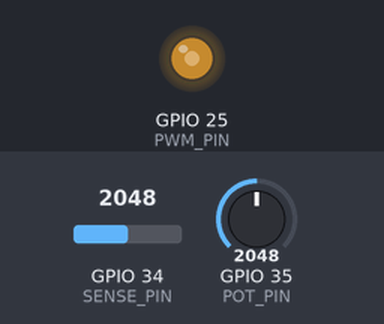
Recording of a sketch running on a simulated ESP32. Parts: output pins drawn as LEDs (lit = HIGH). Inputs (shaded band) come from the test bench; at power-on: GPIO 35 (POT_PIN) = 2048, GPIO 34 (SENSE_PIN) = 2048 (analog values on the 0–4095 scale). Pins used as bus, display or sensor lines are not drawn; what the sketch prints to the serial monitor is not drawn.

Above: at 1.3 s.
1.4 s: GPIO 35 (POT_PIN) set to 2866
At 2.6 s:
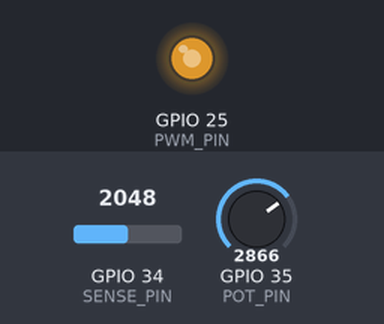
3.2 s: GPIO 35 (POT_PIN) set to 4095
At 4.2 s:
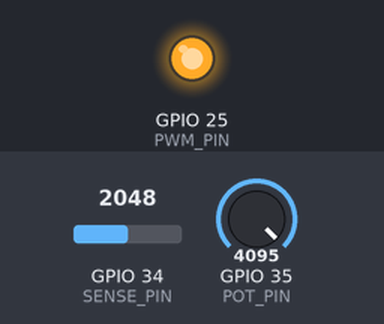
5.0 s: GPIO 35 (POT_PIN) set to 491
At 6.1 s:
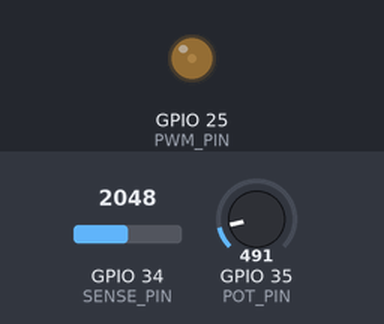
6.9 s: GPIO 35 (POT_PIN) set to 0
At 7.1 s:
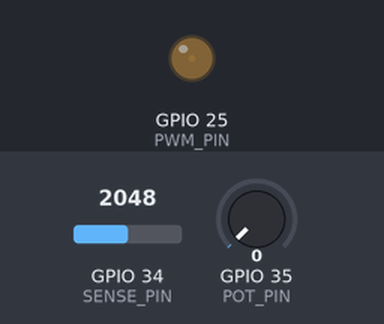
Timing chart, 0 to 9.6 s (numbered marks = the images above; inputs shaded):
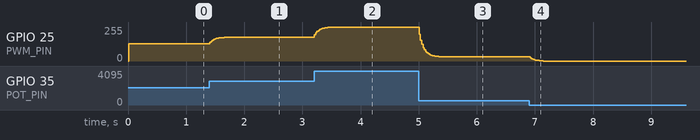

The sketch:

ESP32_POT_PWM_LED_DSO_GPIO34_FINAL.ino
```cpp
/*
  FINAL ESP32 PWM DSO FIRMWARE: ESP32 potentiometer -> PWM LED -> 2 real scopes
  Target board: classic ESP32 DevKit / ESP32-WROOM-32 (GPIO34, GPIO35).

  POTENTIOMETER (10 kohm):
    GPIO26 (OUTPUT HIGH ~3.3V) -- 10k potentiometer outer terminal
    GPIO35 -------------------- potentiometer CENTER / WIPER
    GND ----------------------- other outer terminal

  LED:
    GPIO25 -- 330 ohm -- LED ANODE (+)
    LED CATHODE (-) --------- GND

  PWM measurement for Python DSO:
    GPIO25 ---- 1k R1 -----+---- GPIO34
                           |
                          1k R2
                           |
                          GND

  Real Tektronix DSO: CH1 probe tip -> GPIO25, ground clip -> ESP32 GND.

  GPIO25 output = 100 Hz PWM, duty follows potentiometer 0..100%.
  Note: the two GPIO34 divider resistors are EACH 1k ohm;
  the LED needs its own 330-ohm to 1k-ohm current-limiting resistor.
  GPIO34 reads true PWM through the 1k/1k divider.
  Reported voltage to Python DSO = 2 x measured ADC input voltage.

  Python DSO: Serial, 921600 baud, CH1 1 V/div, 5 ms/div,
  trigger rising 1.65V, reset any previous non-unity channel gain.

  Compatible with Arduino-ESP32 core 2.x and 3.x.
  GPIO26 is for powering ONLY the 10k potentiometer; not external loads.
*/

#include <Arduino.h>
#include <esp_timer.h>
#include <esp_arduino_version.h>
#include <freertos/FreeRTOS.h>
#include <freertos/task.h>
#include <freertos/queue.h>

// ---------- Easy-to-change configuration ----------
constexpr int POT_POWER_PIN = 26; // GPIO is HIGH to power 10k pot
constexpr int POT_PIN       = 35; // pot middle pin
constexpr int PWM_PIN       = 25; // LED + Tektronix PWM output
constexpr int SENSE_PIN     = 34; // PWM measurement through divider

constexpr bool REVERSE_KNOB = false; // set true only if turning clockwise dims LED
constexpr uint32_t BAUD = 921600;
constexpr uint32_t PWM_HZ = 100;
constexpr uint8_t PWM_RES_BITS = 10;
constexpr uint16_t PWM_MAX = (1U << PWM_RES_BITS) - 1U;
constexpr uint8_t LEGACY_LEDC_CHANNEL = 0;
constexpr uint32_t SAMPLE_INTERVAL_US = 500; // target 2000 measured points/sec
constexpr uint32_t POT_INTERVAL_US = 20000;   // update brightness every 20ms
constexpr size_t FRAME_SAMPLES = 64;
constexpr float DIVIDER_MULTIPLIER = 2.0f;    // two equal 1k resistors

struct Frame {
  uint64_t timestamps[FRAME_SAMPLES];
  uint16_t adcMillivolts[FRAME_SAMPLES];
  uint8_t size;
  bool discontinuity;
};

QueueHandle_t txQueue = nullptr;
TaskHandle_t adcTaskHandle = nullptr;
esp_timer_handle_t adcTimer = nullptr;
uint32_t sequenceNumber = 0;
uint32_t lastHelloMs = 0;

void sendHello() {
  // Exact Generic DSO protocol v1 metadata, unchanged on repeat.
  Serial.println(F("{\"type\":\"hello\",\"protocol\":1,"
                   "\"device\":\"ESP32 POT to PWM Scope\","
                   "\"channels\":[{\"name\":\"GPIO25 PWM via GPIO34\",\"unit\":\"V\"}]}"));
}

bool initPwm() {
#if ESP_ARDUINO_VERSION_MAJOR >= 3
  return ledcAttach(PWM_PIN, PWM_HZ, PWM_RES_BITS);
#else
  const double frequency = ledcSetup(LEGACY_LEDC_CHANNEL, PWM_HZ, PWM_RES_BITS);
  if (frequency <= 0) return false;
  ledcAttachPin(PWM_PIN, LEGACY_LEDC_CHANNEL);
  return true;
#endif
}

void updatePwm(uint16_t duty) {
#if ESP_ARDUINO_VERSION_MAJOR >= 3
  ledcWrite(PWM_PIN, duty);
#else
  ledcWrite(LEGACY_LEDC_CHANNEL, duty);
#endif
}

void adcTimerCallback(void *) {
  // Keep the timer callback short: let the separate task read actual ADC.
  if (adcTaskHandle) xTaskNotifyGive(adcTaskHandle);
}

void adcCaptureTask(void *) {
  Frame frame{};
  bool gapFromQueue = false;
  uint64_t previousSampleUs = 0;
  uint64_t nextPotReadUs = 0;
  float filteredPot = (float)analogRead(POT_PIN);
  int previousDuty = -1;

  while (true) {
    const uint32_t timerEvents = ulTaskNotifyTake(pdTRUE, portMAX_DELAY);
    const uint64_t nowUs = (uint64_t)esp_timer_get_time();

    if (timerEvents > 1 ||
        (previousSampleUs != 0 &&
         nowUs > previousSampleUs + 4ULL * SAMPLE_INTERVAL_US)) {
      frame.discontinuity = true;
    }
    previousSampleUs = nowUs;

    // Knob determines LED brightness and scope PWM duty; output frequency stays fixed.
    if (nowUs >= nextPotReadUs) {
      const int reading = analogRead(POT_PIN);
      filteredPot += 0.25f * ((float)reading - filteredPot); // reduce jitter
      int pot = constrain((int)(filteredPot + 0.5f), 0, 4095);
      if (REVERSE_KNOB) pot = 4095 - pot;

      uint16_t duty = (uint16_t)(((uint32_t)pot * PWM_MAX + 2047U) / 4095U);
      if (pot <= 24) duty = 0;
      if (pot >= 4071) duty = PWM_MAX;
      if ((int)duty != previousDuty) {
        updatePwm(duty);
        previousDuty = duty;
      }
      nextPotReadUs = nowUs + POT_INTERVAL_US;
    }

    // This is a real GPIO34 ADC measurement, not a generated square-wave value.
    const uint32_t mV = analogReadMilliVolts(SENSE_PIN);
    const uint8_t index = frame.size;
    frame.timestamps[index] = (uint64_t)esp_timer_get_time();
    frame.adcMillivolts[index] = (uint16_t)min(mV, (uint32_t)65535);
    frame.size++;

    if (frame.size == FRAME_SAMPLES) {
      frame.discontinuity |= gapFromQueue;
      if (xQueueSend(txQueue, &frame, 0) == pdTRUE) {
        gapFromQueue = false;
      } else {
        gapFromQueue = true;
      }
      frame.size = 0;
      frame.discontinuity = false;
    }
  }
}

void sendFrame(const Frame &frame) {
  Serial.print(F("{\"type\":\"samples\",\"seq\":"));
  Serial.print(sequenceNumber++);
  if (frame.discontinuity) Serial.print(F(",\"discontinuity\":true"));
  Serial.print(F(",\"times\":["));
  for (uint8_t i = 0; i < frame.size; ++i) {
    if (i) Serial.print(',');
    Serial.print((double)frame.timestamps[i] / 1000000.0, 6);
  }
  Serial.print(F("],\"values\":["));
  for (uint8_t i = 0; i < frame.size; ++i) {
    if (i) Serial.print(',');
    const float volts = frame.adcMillivolts[i] * 0.001f * DIVIDER_MULTIPLIER;
    Serial.print('[');
    Serial.print(volts, 4);
    Serial.print(']');
  }
  Serial.println(F("]}"));
}

void setup() {
  Serial.begin(BAUD);

  // No access to physical 3V3 pin required for 10k potentiometer.
  pinMode(POT_POWER_PIN, OUTPUT);
  digitalWrite(POT_POWER_PIN, HIGH);
  delay(10);

  pinMode(POT_PIN, INPUT);
  pinMode(SENSE_PIN, INPUT);
  analogReadResolution(12);
  analogSetPinAttenuation(POT_PIN, ADC_11db);
  analogSetPinAttenuation(SENSE_PIN, ADC_11db);

  if (!initPwm()) while (true) delay(1000);
  updatePwm(0);

  txQueue = xQueueCreate(8, sizeof(Frame));
  if (!txQueue) while (true) delay(1000);

  if (xTaskCreatePinnedToCore(adcCaptureTask, "ADC_capture", 4096,
                              nullptr, 3, &adcTaskHandle, 1) != pdPASS) {
    while (true) delay(1000);
  }

  const esp_timer_create_args_t timerArgs = {
    .callback = &adcTimerCallback,
    .arg = nullptr,
    .dispatch_method = ESP_TIMER_TASK,
    .name = "ADC_scope"
  };
  if (esp_timer_create(&timerArgs, &adcTimer) != ESP_OK ||
      esp_timer_start_periodic(adcTimer, SAMPLE_INTERVAL_US) != ESP_OK) {
    while (true) delay(1000);
  }

  delay(100);
  sendHello();
  lastHelloMs = millis();
}

void loop() {
  Frame frame{};
  if (xQueueReceive(txQueue, &frame, pdMS_TO_TICKS(10)) == pdTRUE) {
    sendFrame(frame);
  }
  if (millis() - lastHelloMs >= 2000UL) {
    sendHello();
    lastHelloMs = millis();
  }
}
```

Measured:
- after the input at 1.4 s, GPIO 25 (PWM_PIN): moves from 128/255 to 178/255 over 0.32 s, starting at once
- after the input at 3.2 s, GPIO 25 (PWM_PIN): moves from 178/255 to 255/255 over 0.29 s, starting at once
- after the input at 5.0 s, GPIO 25 (PWM_PIN): moves from 255/255 to 31/255 over 0.40 s, starting at once
- after the input at 6.9 s, GPIO 25 (PWM_PIN): moves from 31/255 to 0/255 over 0.22 s, starting at once
